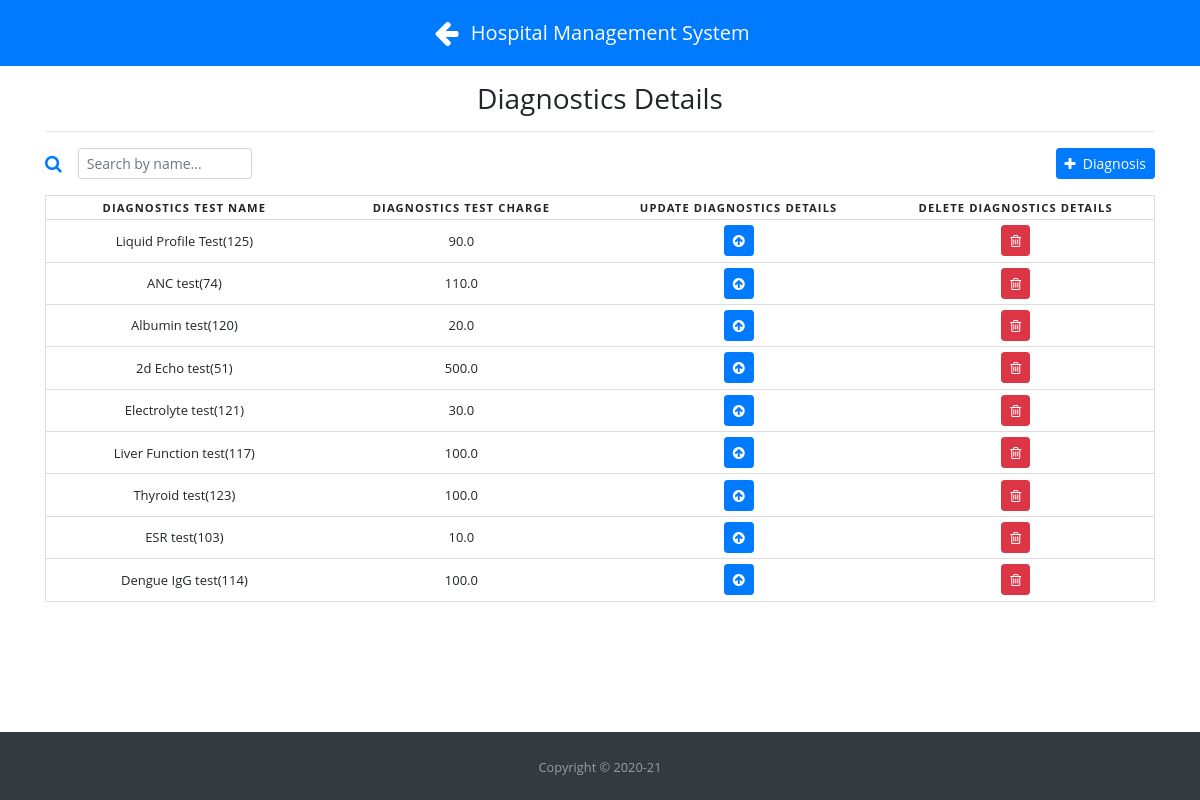
/diagDetails (signed in), run on the app's committed database.
### app.py (models this page shows, shortened)
class Diagnostics(db.Model):
    id = db.Column(db.Integer, primary_key=True)
    test_name = db.Column(db.String(50), unique=True, nullable=False)
    test_charges = db.Column(db.Float, nullable=False)

### app.py (the view)
@app.route('/diagDetails', methods=['GET', 'POST'])
def diagDetails():
    if 'loggedin' in session:
        all_diagnostics = Diagnostics.query.all()
        if request.method == 'POST' and 'name' in request.form \
            and 'charge' in request.form:
            test_name = request.form['name']
            test_charges = request.form['charge']
            diag = Diagnostics(test_name=test_name, test_charges=test_charges)
            db.session.add(diag)
            db.session.commit()
            flash('Diagnosis added successfully', category='info')
            return redirect(url_for('diagDetails'))
        else:
            return render_template('diagDetails.html', all_diagnostics=all_diagnostics)
    else:
        flash('Please Sign-in first!', category='warning')
        return redirect(url_for('index'))

### templates/diagDetails.html (shortened to what this page needs)
{% extends "base.html" %}
{% block head %}
<link rel="stylesheet" href="{{ url_for('static', filename='css/floating-labels.css') }}">
<link rel="stylesheet" href="{{ url_for('static', filename='css/ResponsiveTable.css') }}">
{% endblock %}
{% block body %}
    <div class="mb-2 mt-3 text-center">
        <h1 class="h3 mb-3 font-weight-normal">Diagnostics Details</h1>
        <hr>
    </div>
    <div class="title mt-3">
        <h3 style="display:inline-flex;">
            <form class="form-inline active-cyan-3 active-cyan-4">
                <i class="fa fa-search text-primary" style="font-size: large;" aria-hidden="true"></i>
                <input class="form-control form-control-sm ml-3 w-75" type="text" id="searchField" onkeyup="searchFunction()" title="Type in Diagnosis Name" placeholder="Search by name..." aria-label="Search">
            </form>
        </h3>
        <a href="#" data-toggle="modal" data-target="#addDiagnosis" class="btn btn-primary btn-sm text-white" style="display:inline-flex; float: right;"><i class="fa fa-plus mt-1"></i>&nbsp; Diagnosis</a>
    </div>
    <table class="mt-2 mb-3" id="diagnosisTable">
        <thead>
            <tr>
                <th scope="col">Diagnostics Test Name</th>
                <th scope="col">Diagnostics Test Charge</th>
                <th scope="col">Update Diagnostics Details</th>
                <th scope="col">Delete Diagnostics Details</th>
            </tr>
        </thead>
        <tbody>
            {% for diagnosis in all_diagnostics %}
                <tr>
                    <td data-label="Diagnostics Test Name">{{ diagnosis.test_name }}</td>
                    <td data-label="Diagnostics Test Charge">{{ diagnosis.test_charges }}</td>
                    <td data-label="Update Diagnostics Details"><a href="#" data-toggle="modal" data-target="#update{{ diagnosis.test_Id }}" class="btn btn-sm btn-primary text-white"><i class="fa fa-arrow-circle-up"></i></a></td>
                    <td data-label="Update Diagnostics Details"><a href="#" data-toggle="modal" data-target="#delete{{ diagnosis.test_Id }}" class="btn btn-sm btn-danger text-white"><i class="fa fa-trash-o"></i></a></td>
                </tr>
            {% endfor %}
        </tbody>
    </table>
{% endblock %}

### static/css/style.css (style rules this page uses)
html, body { height: 100%; }

### static/css/ResponsiveTable.css (style rules this page uses)
body { font-family: "Open Sans", sans-serif; line-height: 1.25; }
table { border: 1px solid #ccc; border-collapse: collapse; margin: 0; padding: 0; width: 100%; table-layout: fixed; }
table tr { background-color: white; border: 1px solid #ddd; padding: .35em; font-size: 13px; }
table th, table td { padding: .4em; text-align: center; }
table th { font-size: .7rem; letter-spacing: .1em; text-transform: uppercase; }

### data on the page
Diagnostics: test_name "Liquid Profile Test(125)", test_charges "90.0"
Diagnostics: test_name "ANC test(74)", test_charges "110.0"
Diagnostics: test_name "Albumin test(120)", test_charges "20.0"
Diagnostics: test_name "2d Echo test(51)", test_charges "500.0"
Diagnostics: test_name "Electrolyte test(121)", test_charges "30.0"
Diagnostics: test_name "Liver Function test(117)", test_charges "100.0"
Diagnostics: test_name "Thyroid test(123)", test_charges "100.0"
Diagnostics: test_name "ESR test(103)", test_charges "10.0"
Diagnostics: test_name "Dengue IgG test(114)", test_charges "100.0"
